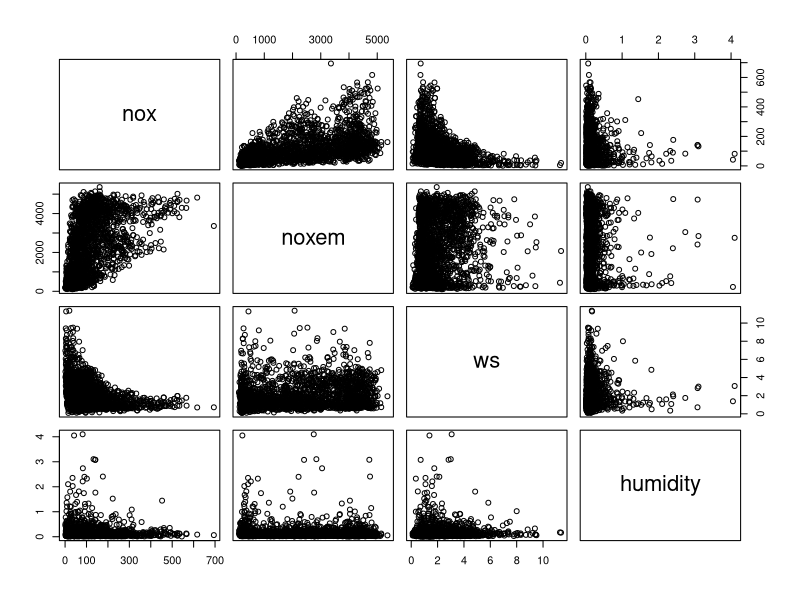
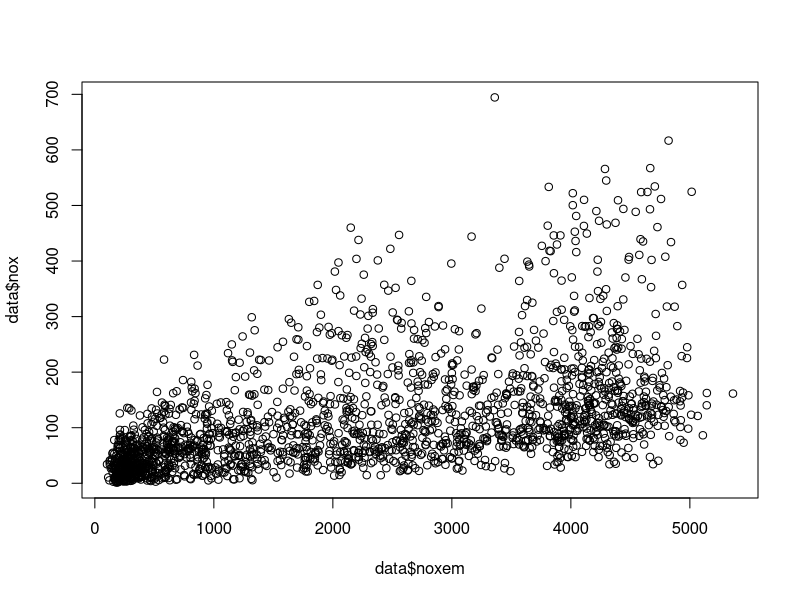
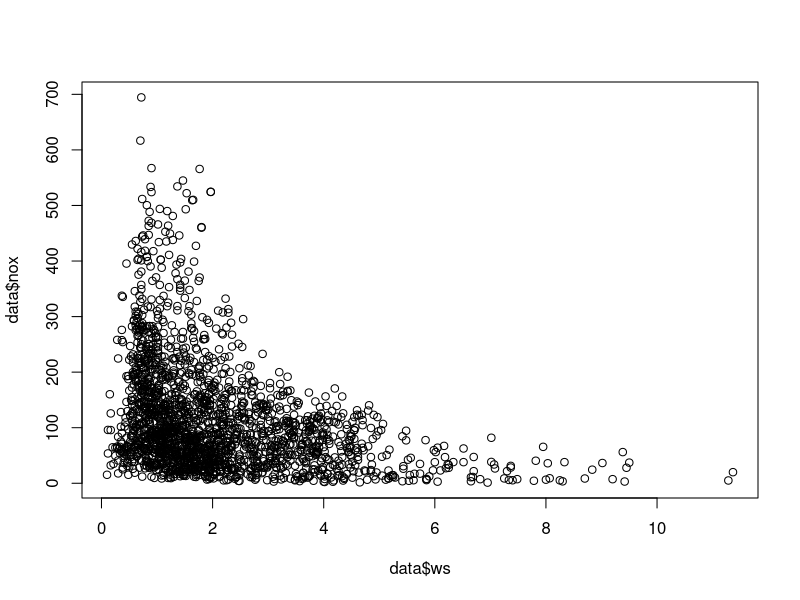
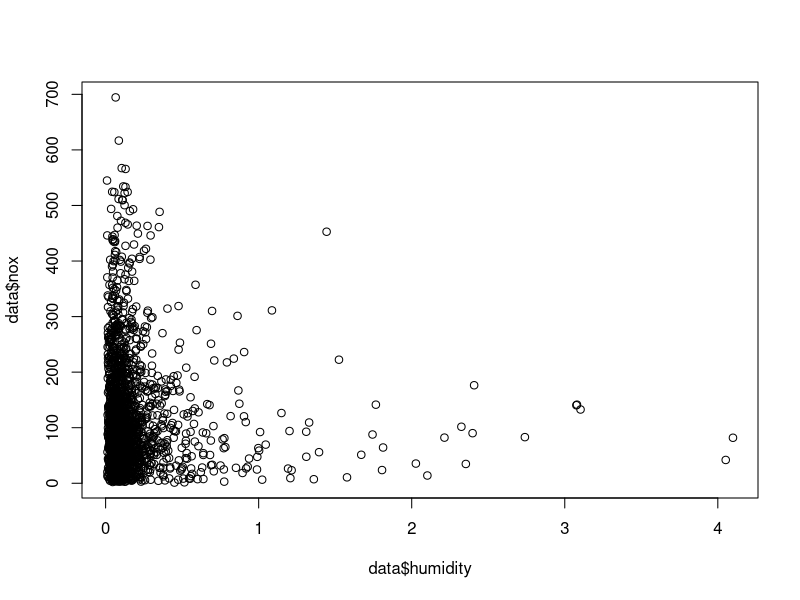
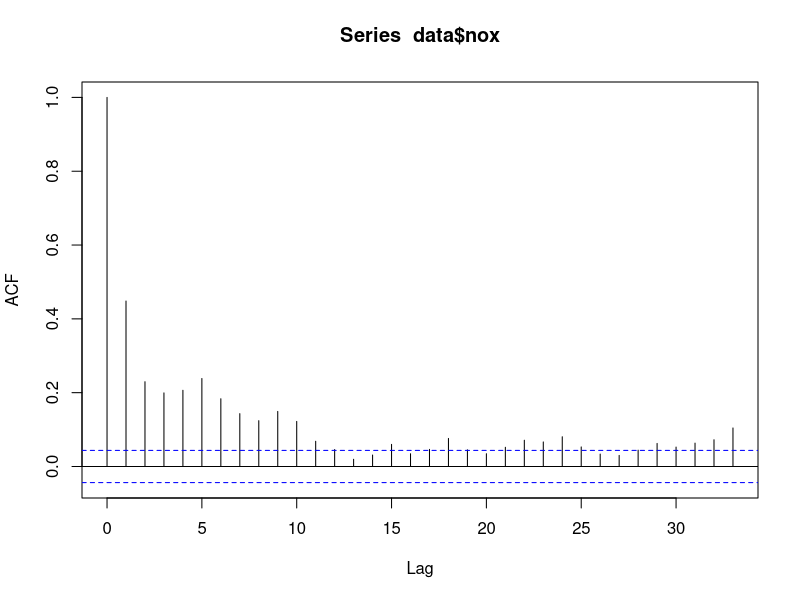

Write the R code that produced these figures, in order. (Note: this script raises an error after producing the figures.)
# Statistical Data and Analysis - ICA. 

# Import the data:

data <- read.table('emissionssw.dat', header = T)

# Initial Matrix plot of all variables.
pairs(data)

# Plots of Pairs of variables
plot(data$noxem,data$nox)
plot(data$ws,data$nox)
plot(data$humidity,data$nox)

# Auto-correlation ! 
acf(data$nox)


### Multivariate Linear Regression ### 

X = as.matrix(data[,c('noxem','ws','humidity')]);
Y = as.matrix(data[,'nox']);

nox.fit <- lm(Y ~ X[,1] + X[,2] + X[,3]);
summary(nox.fit);
nox.res <-residuals(fit);
nox.stdres <- rstandard(fit);
qqnorm(nox.stdres);
qqline(nox.stdres, col = 2);
